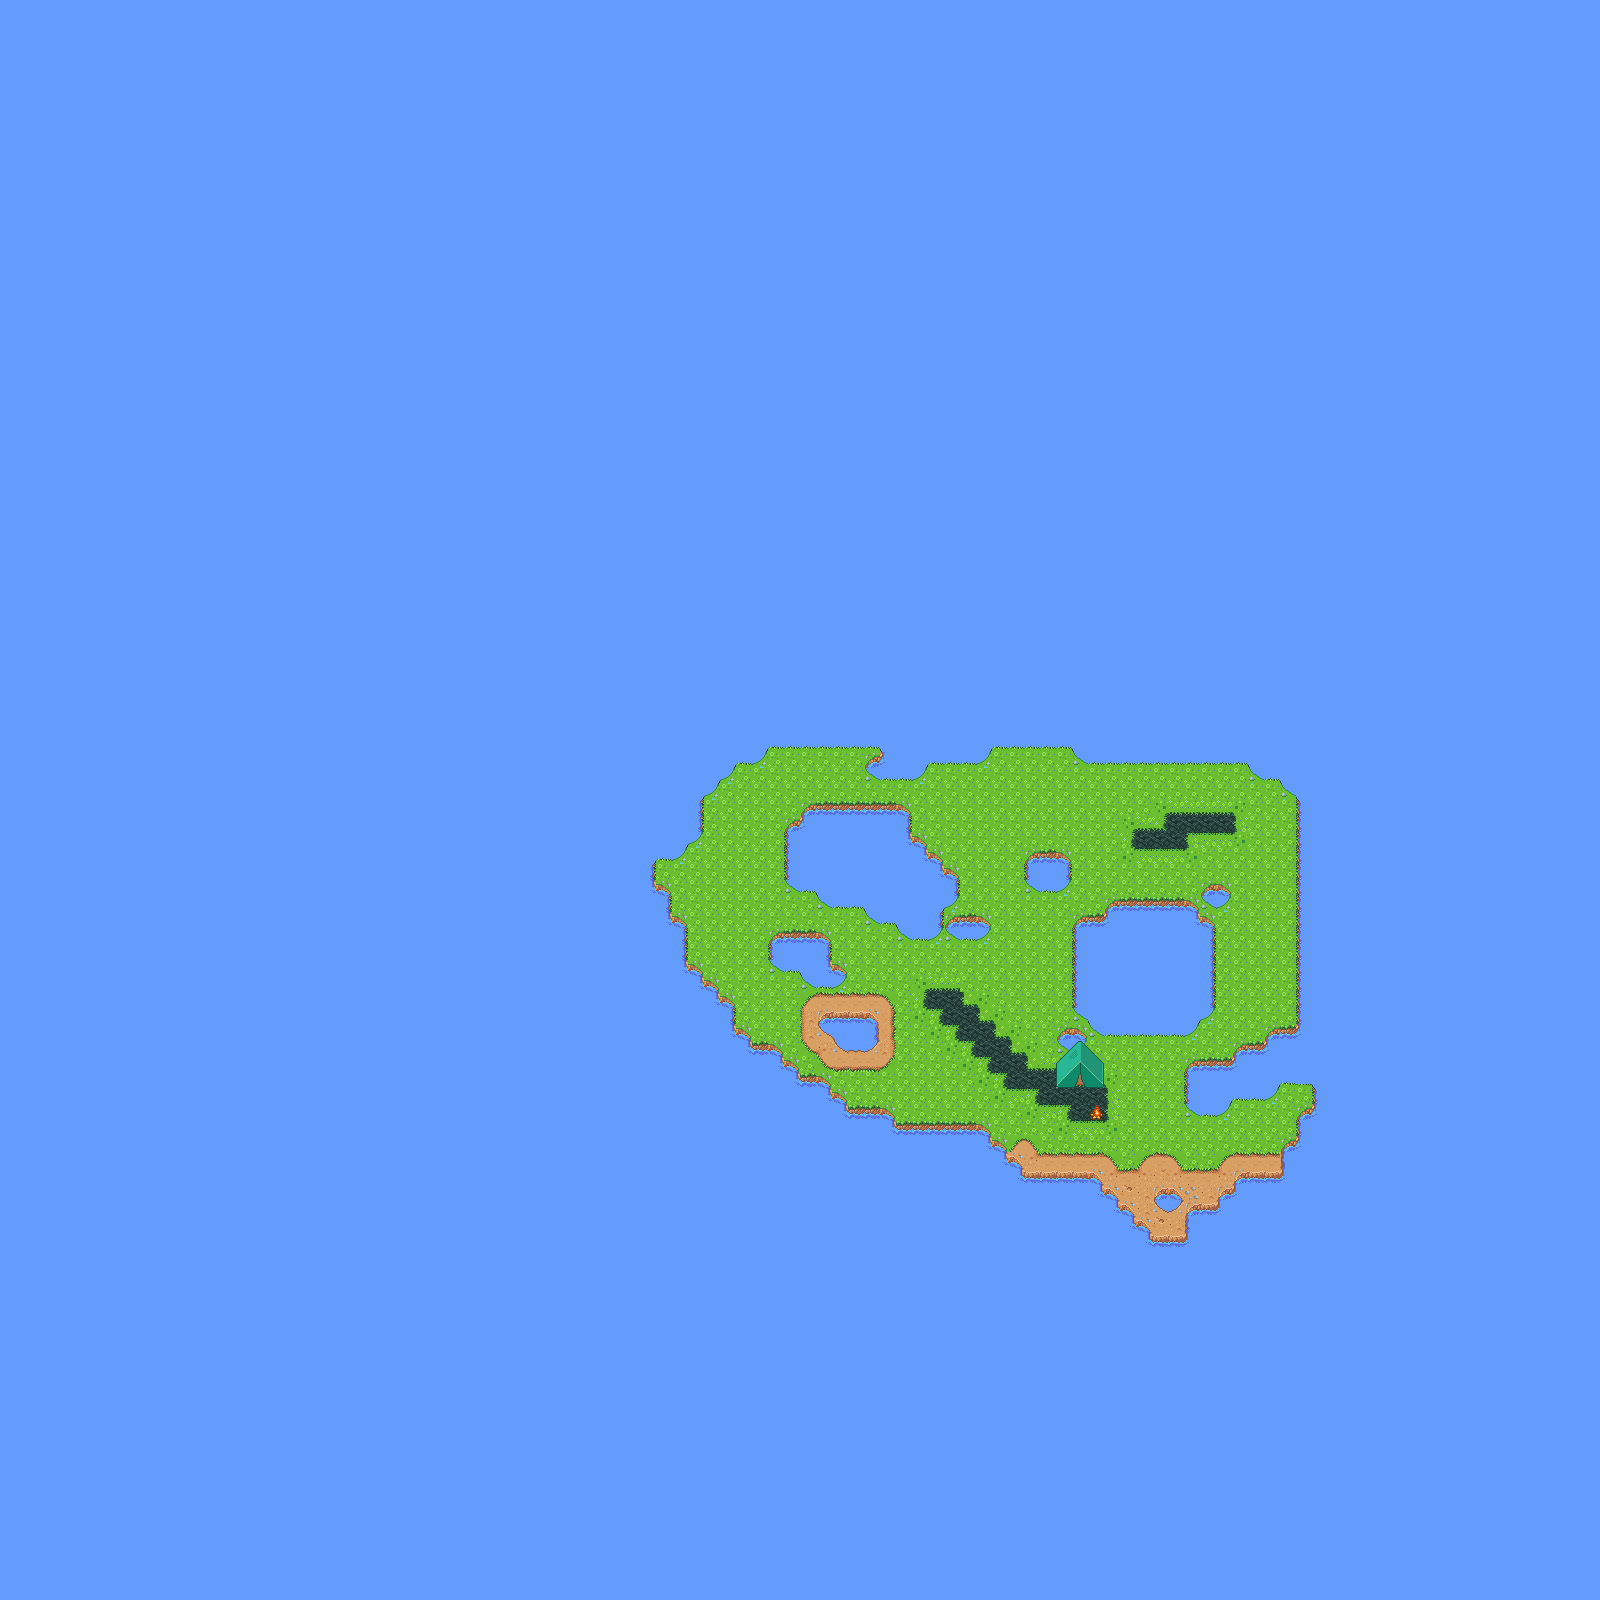

Rendered tile map (Tiled .tmx) drawn with the repository's tilesets; below, a short description and the map source with its tile grids summarised:
An orthogonal 100x100 tile map with 16x16 px tiles, 2 tile layers (Warstwa Kafelków 1, Tile Layer 2).

<map version="1.0" tiledversion="2017.10.31" orientation="orthogonal" renderorder="right-down" width="100" height="100" tilewidth="16" tileheight="16" infinite="0" nextobjectid="1">
 <tileset firstgid="1" source="vefnkil.tsx" />
 <layer name="Warstwa Kafelków 1" width="100" height="100">
  <data>[10000 cells, 10000 non-empty, 45 distinct tile ids]</data>
 </layer>
 <layer name="Tile Layer 2" width="100" height="100">
  <data>[10000 cells, 46 non-empty, 33 distinct tile ids]</data>
 </layer>
</map>
